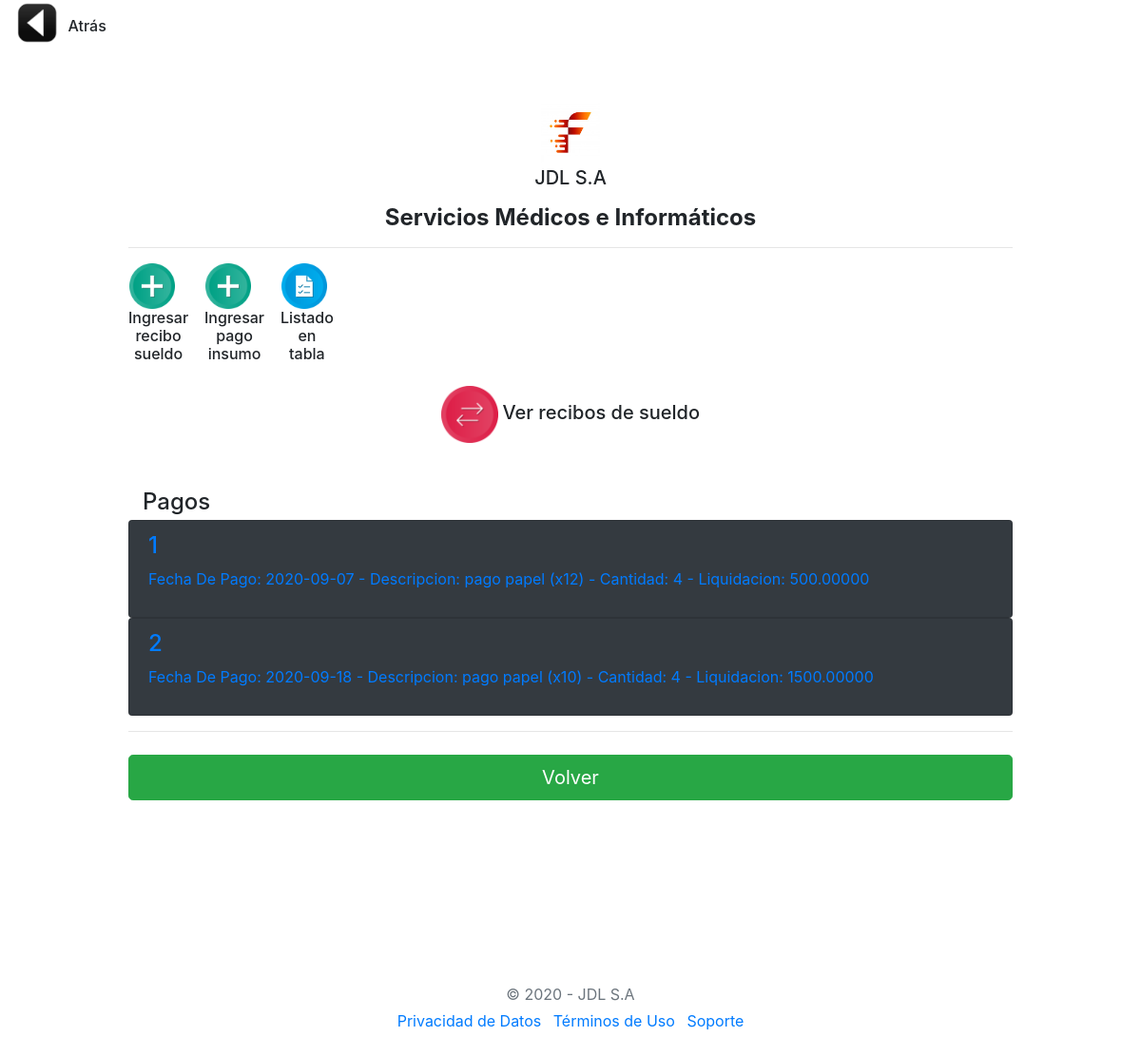
The app's page /admin/index2.php with its own data.
### tables this page shows
CREATE TABLE `pagos` (
  `id_pago` int(8) NOT NULL,
  `fecha_pago` date DEFAULT NULL,
  `descripcion_pago` varchar(50) DEFAULT NULL,
  `cantidad_pago` int(8) DEFAULT NULL,
  `liqui_pago` decimal(12,5) DEFAULT NULL,
  `dni_pago` int(8) DEFAULT NULL
);

### admin/index2.php (the view, shortened to what this page needs)
<!doctype html>
<html>
  <head>
	 <link rel="stylesheet" href="https://stackpath.bootstrapcdn.com/bootstrap/4.5.0/css/bootstrap.min.css">
  </head>
    <link href="form-validation.css" rel="stylesheet">
  </head>
  <body background="../img/admin.jpg">
<div class="col-md"><h2>
  <img border="0" src="../img/atras.png" width="48" height="48" title="Volver al menú"
  onclick=location.href='../panel/'; onKeyPress=location.href='../panel/'; style='cursor:pointer';/>
  <label for="boton_atras"><h6>Atrás</h6></label>
</h2></div>
  <div class="container">
<div class="py-5 text-center">
<div class="col-md"><img class="d-block mx-auto mb-1" src="../img/jdlsa2.png" alt="" width="62" height="62"></div>
<div class="col-md"><h5>JDL S.A</h5></div>
<p class="lead"><h4><strong>Servicios Médicos e Informáticos</strong></h4></p>
<hr>
<div class="row">
<div class="col-sm-1 "><h2>
		<img border="0" src="../img/add.png" width="48" height="48" title="Ingresar Recibo De Sueldo"
		onclick=location.href='admin.php'; onKeyPress=location.href='admin.php';
		style='cursor:pointer';>
    <label for="descripcion_recibo"><h6>Ingresar recibo sueldo</h6></label>
	</h2></div>
    <div class="col-sm-1"><h2>
		<img border="0" src="../img/add.png" width="48" height="48" title="Ingresar Pago De Insumo"
		onclick=location.href='admin2.php'; onKeyPress=location.href='admin2.php';
		style='cursor:pointer';>
    <label for="descripcion_pago"><h6>Ingresar pago insumo</h6></label>
	</h2></div>
	<div class="col-sm-1"><h2>
		<img border="0" src="../img/check.png" width="48" height="48" title="Listado"
		onclick=location.href='listado.php'; onKeyPress=location.href='listado.php';
		style='cursor:pointer';>
    <label for="descripcion_pago"><h6>Listado en tabla</h6></label>
	</h2></div>
    <div class="col-sm-2"><h2></h2></div>
</div>
    <div class="col-md-14 order-md-1">
    <img border="0" src="../img/arrow.png" width="60" height="60" title="Recibos"
		onclick=location.href='index.php'; onKeyPress=location.href='index.php';
		style='cursor:pointer';>
    <label for="pago_proveedores"><h5>Ver recibos de sueldo</h5></label>
	</div>
  </div>
    <div class="col-md-12 order-md-1">
      <h4 class="mb-1">Pagos</h4>
	</div>
<?php
   require "../conexion.php";
    $sql = "SELECT * from pagos order by id_pago";
	$query = $mysqli->query($sql);
	while($resultado = $query->fetch_assoc()) {
        $pagos[] = $resultado;
    }
?>
        <div class="list-group">
			<?php
				$long = count($pagos);
				for($i=0; $i< $long; $i++){
				?>
		<div class="list-group">
				<a 	<?php echo "href=modifica2.php?id_pago=".$pagos[$i]['id_pago'];?>
						 class="list-group-item bg-dark">
				<h4 class="list-group-item-heading "> <?php echo $pagos[$i]['id_pago'] ."";?> </h4>
				<p class="list-group-item-text "><?php 	echo "Fecha De Pago: " . $pagos[$i]['fecha_pago'] ." - Descripcion: ";
                            echo $pagos[$i]['descripcion_pago'] ." - Cantidad: ";
                            echo $pagos[$i]['cantidad_pago'] ." - Liquidacion: ";
                            echo $pagos[$i]['liqui_pago'] ."";
														?></p>
				</a>	</div>
	<?php  } ?>
		</div>
        <a href="../panel/">	 <hr class="mb-4">
        <button class="btn btn-success btn-lg btn-block" type="submit">Volver</button>
  <footer class="my-5 pt-5 text-muted text-center text-small"></a>
    </div>
  <footer class="my-5 pt-5 text-muted text-center text-small">
    <p class="mb-1">&copy; 2020 - JDL S.A</p>
   <ul class="list-inline">
      <li class="list-inline-item"><a href="#">Privacidad de Datos</a></li>
      <li class="list-inline-item"><a href="#">Términos de Uso</a></li>
      <li class="list-inline-item"><a href="#">Soporte</a></li>
    </ul>
  </footer>
</body>
</html>

### js/form-validation.css (style rules this page uses)
.container { max-width: 960px; }

### records on screen
pagos: id_pago "1", fecha_pago "2020-09-07", descripcion_pago "pago papel (x12)", cantidad_pago "4", liqui_pago "500.00000"
pagos: id_pago "2", fecha_pago "2020-09-18", descripcion_pago "pago papel (x10)", cantidad_pago "4", liqui_pago "1500.00000"
